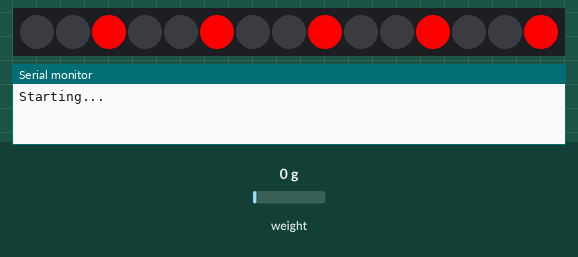
Simulated run of this sketch. Board: Arduino Uno, built with avr-gcc and run on an emulated ATmega328P. On the bench: 15 RGB LEDs in strip order, left to right, the last lines printed to the serial monitor. The test bench sets the inputs (shaded band); at power-on: weight on the scale 0 g.

Above: at 1.5 s.
At 5.1 s:
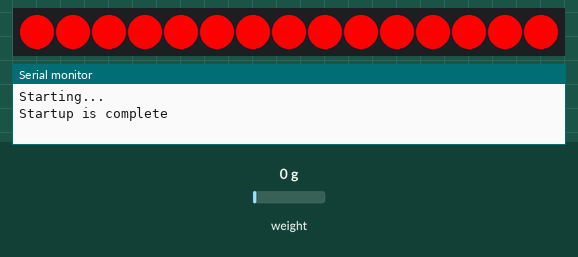
5.2 s: weight on the scale set to 100 g
At 6.8 s:
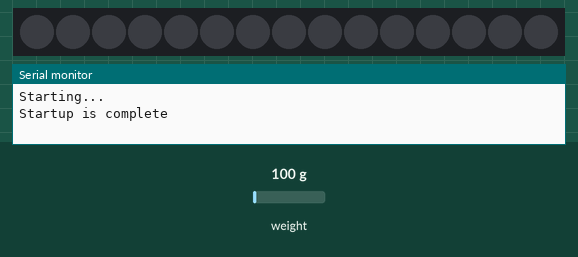
7.0 s: weight on the scale set to 1250 g
8.7 s: weight on the scale set to 106 g
10.4 s: weight on the scale set to 94 g
At 11.8 s:
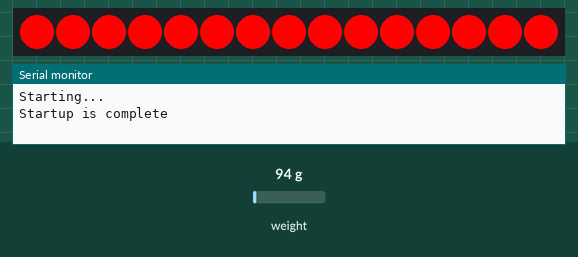
12.1 s: weight on the scale set to 2500 g
At 12.9 s:
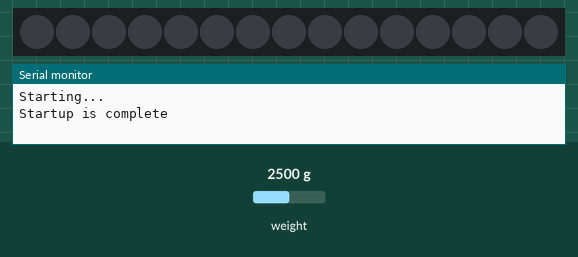
Timing chart, 0 to 14.7 s (numbered marks = the images above; inputs shaded):
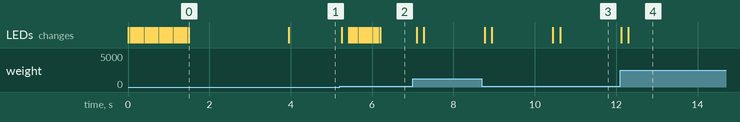

The sketch:

drink-reminder.ino
```cpp
/*
   -------------------------------------------------------------------------------------
   Drink reminder

   Uses the following libraries:
   Arduino library for HX711 24-Bit Analog-to-Digital Converter for Weight Scales
   Arduino library for Adafruit Neopixel
   -------------------------------------------------------------------------------------
*/

/*
   Before uploading the program calibrate the weight and update the WEIGHT_CALIBRATION_VALUE

   Before starting the program remove the glas from the weight
   After the led shows red, put on the glas filled with water
   Each day you need to restart the program in order to start with 0 total water amount

   Color coding:
   Blinking red led: Starting up
   Red led: glas is missing
   Blinking purple led: measurement in progress
   Blinking blue leds: Drink reminder!
   Green led: Number of LEDs show drink progress towards your goal
*/

#ifdef __AVR__
#include <avr/power.h>
#endif

#include <HX711_ADC.h>
#include <EEPROM.h>
#include <Adafruit_NeoPixel.h>

// pins:
const int HX711_dout = 4; //mcu > HX711 dout pin
const int HX711_sck = 5; //mcu > HX711 sck pin
const int LEDSTRIP_pin = 11; // led strip data pin

// configuration
const int LEDS_COUNT = 15;
const long REMINDER_INTERVAL = 600000; //10 min reminder interval
const int WATERMAX_ML = 2000; //2000 ml drink target
const float WEIGHT_CALIBRATION_VALUE = 385.46; //calibration value (see example file "Calibration.ino" of HX711 lib)

// logs:
const bool LOG_WEIGHT = 0;
const bool LOG_UNSTABLE_MEASUREMENT = 0;
const bool LOG_TOTAL_AMOUNT_PIXEL = 0;
const bool LOG_LAST_WEIGHT = 0;

// HX711 constructor:
HX711_ADC LoadCell(HX711_dout, HX711_sck);

// NeoPixel constructor:
Adafruit_NeoPixel strip = Adafruit_NeoPixel(LEDS_COUNT, LEDSTRIP_pin, NEO_GRB + NEO_KHZ800);


// Global variables
long prevTime;
float totalWaterAmount = 0;
bool isLoaded = 0;
bool prevIsLoaded = 0;
float lastWeightLoaded;
float lastWeightMeasurement = 0;
long lastReminderMillis = 0;
uint32_t savedLedColors[LEDS_COUNT];

void setup() {
  Serial.begin(57600); delay(10);
  Serial.println();
  Serial.println("Starting...");

  // strip setup
  strip.begin();
  displayBlinkingColor(strip.Color(255, 0, 0), 50); // Red blinking lights

  LoadCell.begin();
  float calibrationValue = WEIGHT_CALIBRATION_VALUE;
  long stabilizingtime = 2000; // preciscion right after power-up can be improved by adding a few seconds of stabilizing time
  boolean _tare = true; //set this to false if you don't want tare to be performed in the next step
  LoadCell.start(stabilizingtime, _tare);
  if (LoadCell.getTareTimeoutFlag()) {
    Serial.println("Timeout, check MCU>HX711 wiring and pin designations");
    while (1);
  }
  else {
    LoadCell.setCalFactor(calibrationValue); // set calibration value (float)
    Serial.println("Startup is complete");
    displayColor(strip.Color(255, 0, 0), 0); // Red light
  }
}

void loop() {
  static boolean newDataReady = 0;
  const int serialPrintInterval = 0; // increase value to slow down serial print activity

  // check for new data/start next conversion:
  if (LoadCell.update()) newDataReady = true;

  // get smoothed value from the dataset
  if (newDataReady) {
    if (millis() > prevTime + serialPrintInterval) {
      float i = LoadCell.getData();
      // action to be done after new weight was measured
      onNewWeight(i);
      newDataReady = 0;
      prevTime = millis();
    }
  }

  // drink reminder
  if (millis() >= lastReminderMillis + REMINDER_INTERVAL) {
    Serial.println("Don't forget to drink water!");
    lastReminderMillis = millis();
    saveLedColors();
    displayBlinkingColor(strip.Color(0, 0, 127), 50); // Blue blinking lights
    resetLedColors();
  }
}

// On weight cell load - new weight found
void onNewWeight(float weight) {
  if (LOG_WEIGHT) {
    Serial.print("Current weight: ");
    Serial.println(weight);
  }

  if (!isStableValue(weight)) {
    return;
  }

  if (weight < 100.00) {
    isLoaded = 0;
  } else {
    isLoaded = 1;
  }


  // detect state change (glas was put on)
  if (isLoaded != prevIsLoaded) {
    prevIsLoaded = isLoaded;

    if (isLoaded) {
      if (LOG_LAST_WEIGHT) {
        Serial.print("Last onload weight: ");
        Serial.println(lastWeightLoaded);
      }

      if (!lastWeightLoaded) {
        lastWeightLoaded = weight;
        displayColor(strip.Color(0, 255, 0), 50); // Green lights = glas found, no prev weight found
        displayWhite();
        return;
      }
      // check if water decreased
      if (lastWeightLoaded > weight + 1.00) {
        totalWaterAmount = totalWaterAmount + lastWeightLoaded - weight;
        // reset reminder
        lastReminderMillis = millis();
        Serial.print("Good job, water decreased! Your drank in total:");
        Serial.println(totalWaterAmount);
      }

      lastWeightLoaded = weight;

      displayTotalWaterAmount(strip.Color(0, 255, 0), 50); // Green lights = glas found, show total amount
    } else {
      displayColor(strip.Color(255, 0, 0), 0); // Red lights = glas missing
    }
  }
}

// return if weight is stable or not
bool isStableValue(float weight) {
  if (abs(lastWeightMeasurement) + 0.20 > abs(weight) && abs(lastWeightMeasurement) - 0.20 < abs(weight)) {
    lastWeightMeasurement = weight;
    return true;
  }

  if (LOG_UNSTABLE_MEASUREMENT) {
    Serial.println("Unstable measurement, please wait!");
  }
  displayColor(strip.Color(255, 0, 213), 10); // Blue blinking lights
  displayWhite();
  lastWeightMeasurement = weight;
  return false;
}

// save led color
void saveLedColors() {
  for (uint16_t i = 0; i < strip.numPixels(); i++) {
    savedLedColors[i] = strip.getPixelColor(i);
  }
}

// set led strip to saved led color
void resetLedColors() {
  for (uint16_t i = 0; i < strip.numPixels(); i++) {
    strip.setPixelColor(i, savedLedColors[i]);
    strip.show();
  }
}

void displayWhite() {
  displayColor(strip.Color(0, 0, 0, 255), 0); // White
}

// LEDStrip animation: Fill the dots one after the other with a color
void displayColor(uint32_t c, uint8_t wait) {
  for (uint16_t i = 0; i < strip.numPixels(); i++) {
    strip.setPixelColor(i, c);
    strip.show();
    delay(wait);
  }
}

// LEDStrip animation: Only fill as many dots mapping the totalWaterAmount in percent
void displayTotalWaterAmount(uint32_t c, uint8_t wait) {
  int amountPerPixel = floor(WATERMAX_ML / strip.numPixels());
  int numberOfPixels = ceil(totalWaterAmount / amountPerPixel);

  if (numberOfPixels > strip.numPixels()) {
    numberOfPixels = strip.numPixels();
  }
  if (LOG_TOTAL_AMOUNT_PIXEL) {
    Serial.print("Show total amount pixel(s): ");
    Serial.println(numberOfPixels);
  }

  for (uint16_t i = 0; i < numberOfPixels; i++) {
    strip.setPixelColor(i, c);
    strip.show();
    delay(wait);
  }
}

// LEDStrip animation: Theatre-style crawling lights.
void displayBlinkingColor(uint32_t c, uint8_t wait) {
  for (int j = 0; j < 10; j++) { //do 10 cycles of chasing
    for (int q = 0; q < 3; q++) {
      for (uint16_t i = 0; i < strip.numPixels(); i = i + 3) {
        strip.setPixelColor(i + q, c);  //turn every third pixel on
      }
      strip.show();

      delay(wait);

      for (uint16_t i = 0; i < strip.numPixels(); i = i + 3) {
        strip.setPixelColor(i + q, 0);      //turn every third pixel off
      }
    }
  }
}
```

Measured:
- the behaviour switches between 100 and 99 g on weight on the scale (found by bisection; images 2 and 3)
- after the input at 5.2 s, the LEDs: first change after 0.05 s (image 2 shows a later state)
- after the input at 10.4 s, the LEDs: first change after 0.05 s (image 3 shows a later state)
- after the input at 12.1 s, the LEDs: first change at once (image 4 shows a later state)
- what the display in image 0 shows lasts 2.5 s, from 1.5 s to 4.0 s
